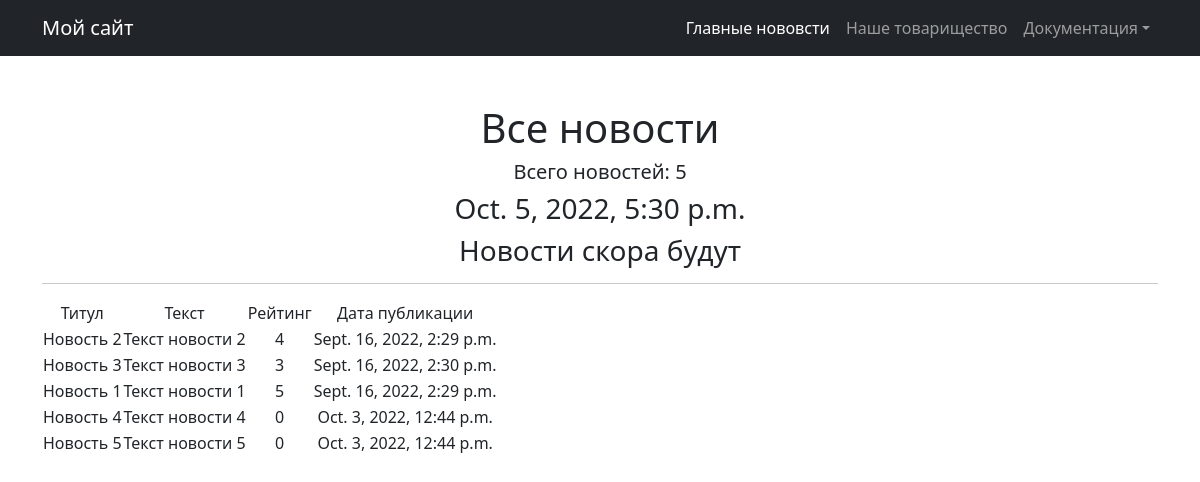
The page /news/ on the database as committed earlier.
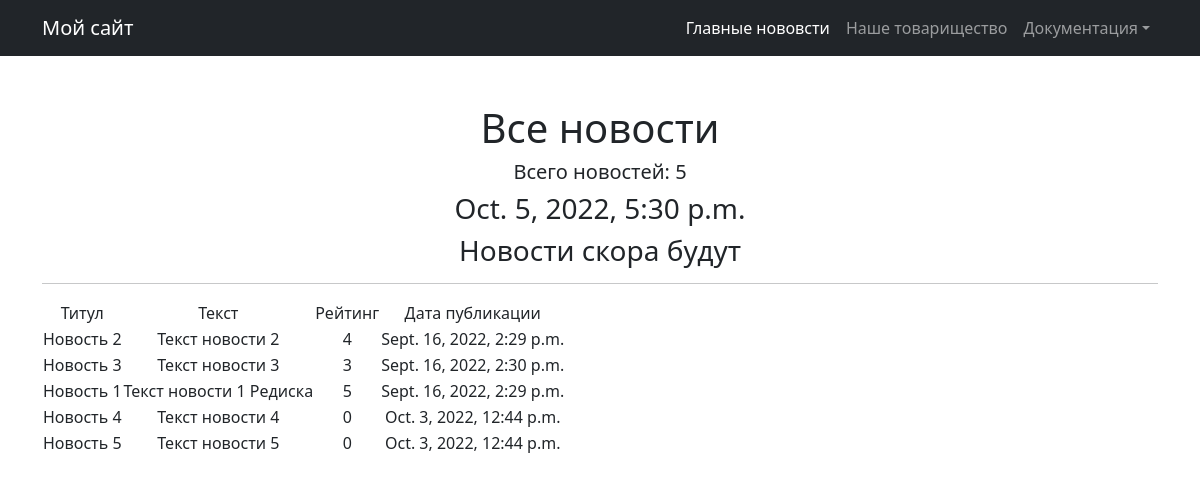
The same page on the database as committed later.
### new/models.py (models this page shows, shortened)
class Post(models.Model):
    author_post = models.ForeignKey(Author, on_delete=models.CASCADE)
    NEWS = 'NW'
    ARTICLE = 'AR'
    CATEGORY_CHOICES =  (
        ( NEWS, 'НОВОСТЬ'),
        (ARTICLE, 'СЧАСТЬЕ')
    )
    categoryType = models.CharField(max_length=2, choices=CATEGORY_CHOICES, default=ARTICLE)
    dataCreation = models.DateTimeField(auto_now_add=True)
    postCategory = models.ManyToManyField(Category, through='PostCategory')
    title = models.CharField(max_length=128)
    text = models.TextField()
    rating = models.SmallIntegerField(default=0)

### new/views.py (the view)
# urls.py: path('', PostList.as_view()),
class PostList(ListView):
    model = Post
    ordering = 'categoryType'
    template_name = 'News.html'
    context_object_name = 'Post'
    def get_context_data(self, **kwargs):
        context = super().get_context_data(**kwargs)
        context['time_now'] = datetime.utcnow()
        context['next_sale'] = 'Новости скора будут'
        return context

### templates/News.html (shortened to what this page needs)
{% extends 'flatpages/default.html' %}
{% block content %}
   <h1>Все новости</h1>
   <h5>Всего новостей: {{ Post|length }}</h5>
   <h3>{{ time_now }}</h3>
   <h3> {{ next_sale|default_if_none:"Чуть позже сообщим о новостях!" }} </h3>
   <hr>
   {% if Post %}
       <table>
           <tr>
               <td>Титул</td>
               <td>Текст</td>
               <td>Рейтинг</td>
               <td>Дата публикации</td>
           </tr>
           {% for Post in Post %}
           <tr>
               <td>{{ Post.title }}</td>
               <td>{{ Post.text|truncatewords:20 }}</td>
               <td>{{ Post.rating }}</td>
               <td>{{ Post.dataCreation}}</td>
           </tr>
           {% endfor %}
       </table>
   {% else %}
       <h2>Новостей нет!</h2>
   {% endif %}
{% endblock content %}

Rows that differ between the two databases and show on the page:
changed Post "Новость 1": text "Текст новости 1" → "Текст новости 1 Редиска"
